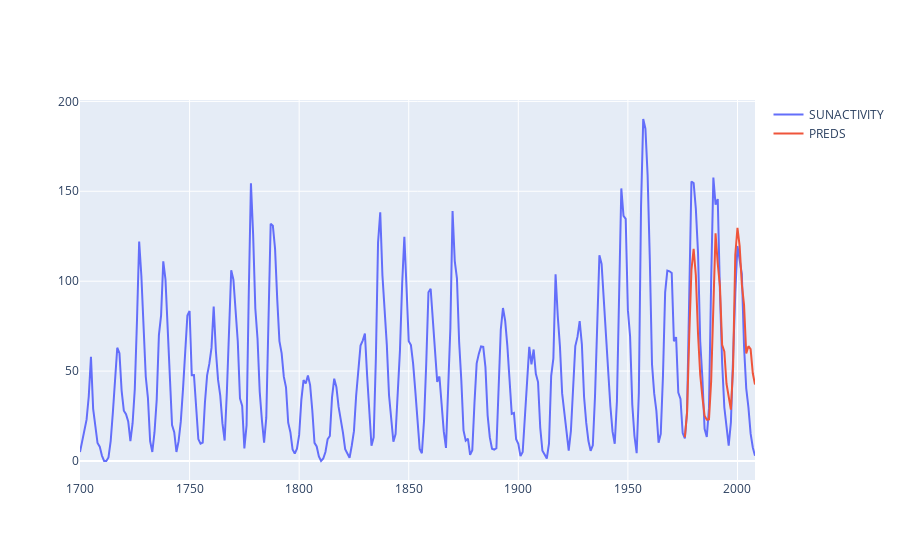

Notebook cell for this chart:
### Code cell
fig = go.Figure()
fig.add_trace(go.Scatter(x=df[ds], y=df[y], mode='lines', name=y))
fig.add_trace(go.Scatter(x=df[ds].tail(len(preds)), y=preds, mode='lines', name="PREDS"))
fig.update_layout(showlegend=True)
fig.show()

### Figure 1 — Plotly figure (JSON) as saved in the notebook; plotly's stock layout.template omitted (floating-point values rounded to 4 significant figures; data arrays with more than 128 entries replaced by an {"elided": "..."} marker saying what was removed)
{"data": [{"mode": "lines", "name": "SUNACTIVITY", "type": "scatter", "x": {"elided": "309 int values"}, "y": {"elided": "309 float values"}}, {"mode": "lines", "name": "PREDS", "type": "scatter", "x": [1976, 1977, 1978, 1979, 1980, 1981, 1982, 1983, 1984, 1985, 1986, 1987, 1988, 1989, 1990, 1991, 1992, 1993, 1994, 1995, 1996, 1997, 1998, 1999, 2000, 2001, 2002, 2003, 2004, 2005, 2006, 2007, 2008], "y": [13.22, 26.82, 69.71, 106.3, 118.0, 103.3, 70.77, 47.99, 35.51, 25.16, 22.96, 23.19, 44.56, 89.97, 126.6, 109.8, 97.25, 64.61, 60.97, 42.96, 34.96, 28.6, 52.05, 114.5, 129.6, 119.5, 98.2, 86.83, 59.85, 63.85, 62.23, 48.77, 42.58]}], "layout": {"showlegend": true}}
